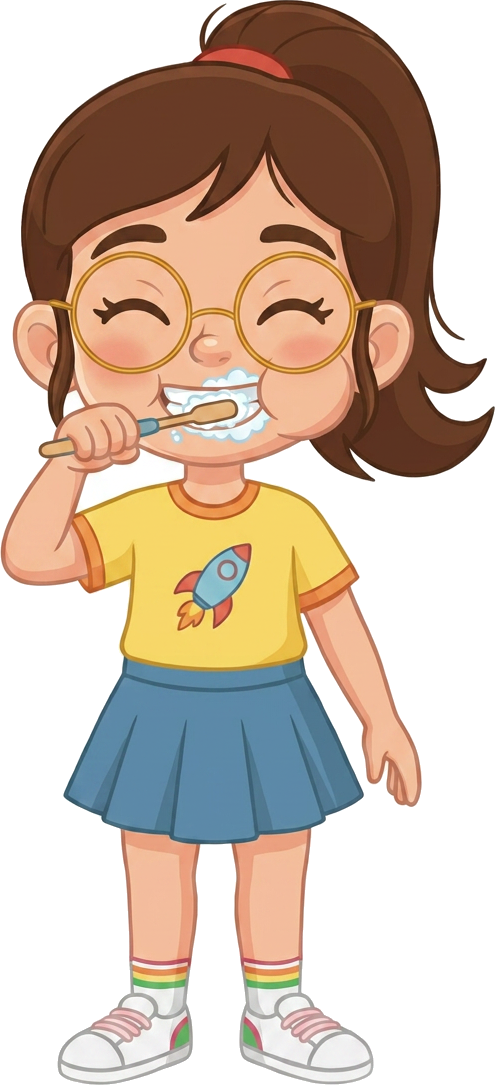
#> input picture SPT/ENG/GRADE1/POSES/ATE/brushing.png, 495 x 1085 px
$ python -i audit.py   (imports and definitions only)
#> lines starting #> are read from the running program, lines starting #| are printed output that depends on the picture
#!/usr/bin/env python3
"""Audit every English lesson (Grade 1-3) and say what each one needs.

Scans <ENG>/GRADE*/Q*/WEEK*/DAY*/INTERACTIVE/index.html and checks the things
that broke the old lessons: pictures that do not exist, faded pictures used as
content, broken or macOS-junk audio paths, pop-ups, phonetic spellings, long
adult sentences, too few slides, no rebuild yet. It also pulls out the words,
titles and story lines it can find so the agent rewriting the lesson has the
old content in one place.

  export SPT_ENG_ROOT="/Volumes/SPT Externa/ALL MODULES/ENG"   # or leave unset for repo SPT/ENG
  python3 tools/audit.py                # writes AUDIT_REPORT.md + AUDIT_REPORT.json at the repo root
  python3 tools/audit.py GRADE1/Q1      # only part of the tree
"""
import json
import os
import re
import sys

ROOT = os.path.dirname(os.path.dirname(os.path.abspath(__file__)))
ENG = os.environ.get("SPT_ENG_ROOT") or os.path.join(ROOT, "SPT", "ENG")

try:
    from PIL import Image, ImageStat
except ImportError:          # the audit still runs, it just cannot spot faded pictures
    Image = None

MEDIA_RE = re.compile(r"""(?:\.\./)*(?:[\w-]+/)*media/[\w.\-/]+\.(?:png|jpe?g|webp)""", re.I)
AUDIO_RE = re.compile(r"""speech/[^"'`\s)]+\.(?:mp3|wav)""", re.I)
PAIR_RE = re.compile(r"""["']?(word|title|label|caption|text|line|desc|verse|storyTitle)["']?\s*:\s*["']([^"'\n]{2,160})["']""")
TEXT_RE = re.compile(r"""(?:word|title|label|caption|text|mean|meaning|desc|sub|line|prompt|model|ask)\s*["']?\s*:\s*["']([^"'\n]{2,200})["']""")
EMOJI_RE = re.compile("[\U0001F300-\U0001FAFF☀-➿]")


def faded(path):
    """True for washed-out background art (low saturation and low contrast)."""
#> called with path = '../SPT/ENG/GRADE1/POSES/ATE/brushing.png'
    if not Image:
        return False
    try:
        import warnings
        warnings.filterwarnings("ignore")
        im = Image.open(path).convert("RGB")
        im.thumbnail((200, 200))
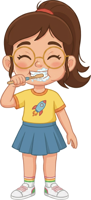
#> im: PIL image 91x200 RGB; mean R, G, B 205.7, 186.3, 170.2
        hsv = im.convert("HSV")
#> hsv: PIL image 91x200 HSV; mean H, S, V 23.2, 70.3, 211.5
        sat = ImageStat.Stat(hsv).mean[1] / 255
#> sat = 0.276
        con = ImageStat.Stat(im.convert("L")).stddev[0] / 255
#> con = 0.273
        return sat < 0.16 and con < 0.17
    except Exception:
        return False


# [62 lines left out: function audit_day, not called in this run]


AGE = {"1": 6, "2": 7, "3": 8}


def slug(t):
    return re.sub(r"[^a-z0-9]+", "-", t.lower()).strip("-")[:40] or "picture"


# [96 lines left out: functions draft_pictures, write_picture_guide, main, not called in this run]


# [2 lines not run here, left out]

>>> result = faded('../SPT/ENG/GRADE1/POSES/ATE/brushing.png')
#> result = False

$ run again, on SPT/ENG/GRADE1/POSES/BUNSO/clapping.png
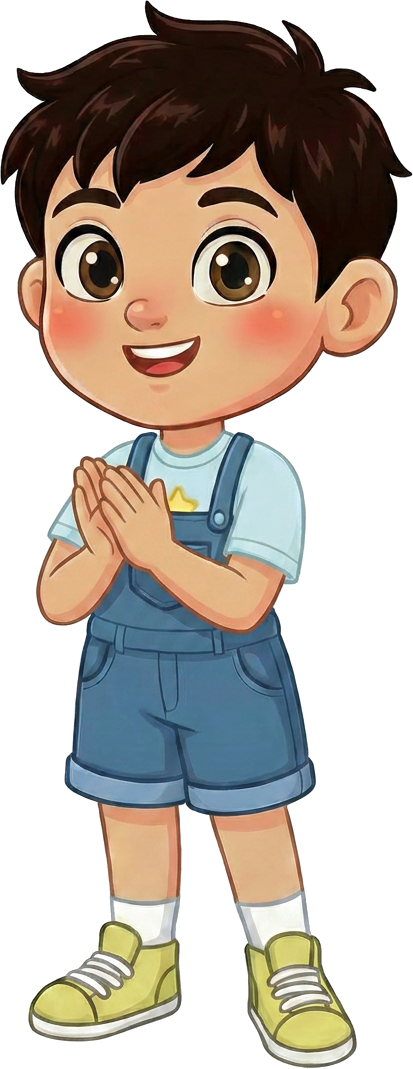
#> input picture SPT/ENG/GRADE1/POSES/BUNSO/clapping.png, 413 x 1069 px
#> in faded, `im.thumbnail((200, 200))`:
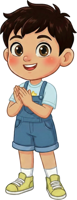
#> im: PIL image 77x200 RGB; mean R, G, B 186.5, 176.9, 167.1
#> hsv: PIL image 77x200 HSV; mean H, S, V 30.7, 69.3, 194.6
#> sat = 0.272
#> con = 0.322
#> result = False

$ run again, on SPT/ENG/GRADE1/POSES/BUNSO/drawing.png
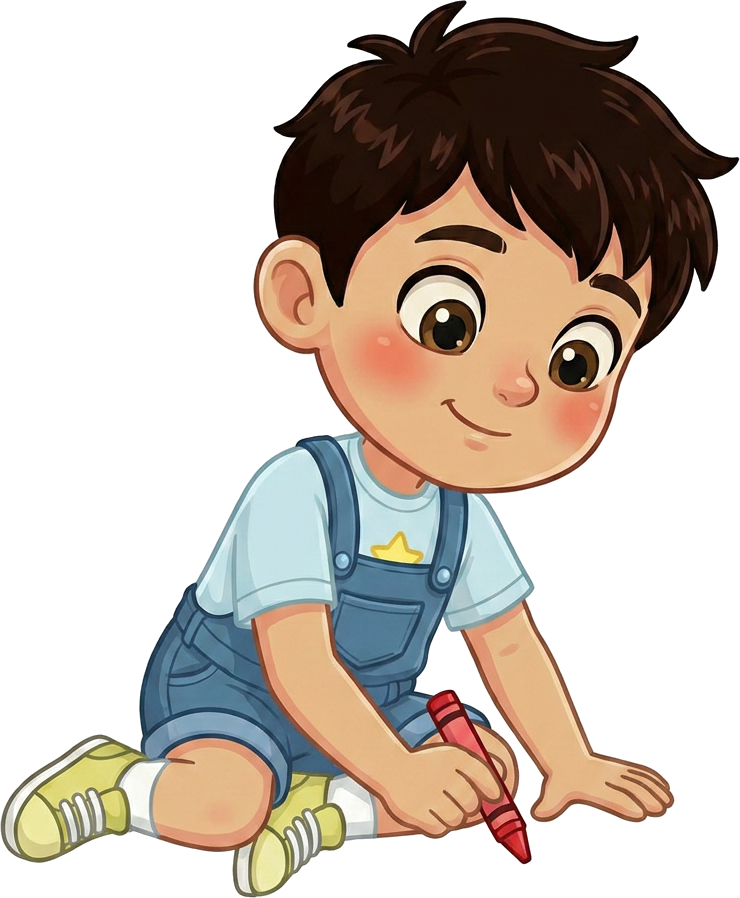
#> input picture SPT/ENG/GRADE1/POSES/BUNSO/drawing.png, 740 x 898 px
#> in faded, `im.thumbnail((200, 200))`:
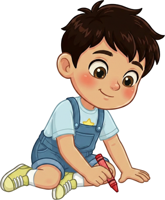
#> im: PIL image 165x200 RGB; mean R, G, B 201.1, 191.1, 181.9
#> hsv: PIL image 165x200 HSV; mean H, S, V 23.2, 58.5, 206.1
#> sat = 0.229
#> con = 0.32
#> result = False

$ run again, on SPT/ENG/GRADE1/POSES/KUYA/carrying_bag.png
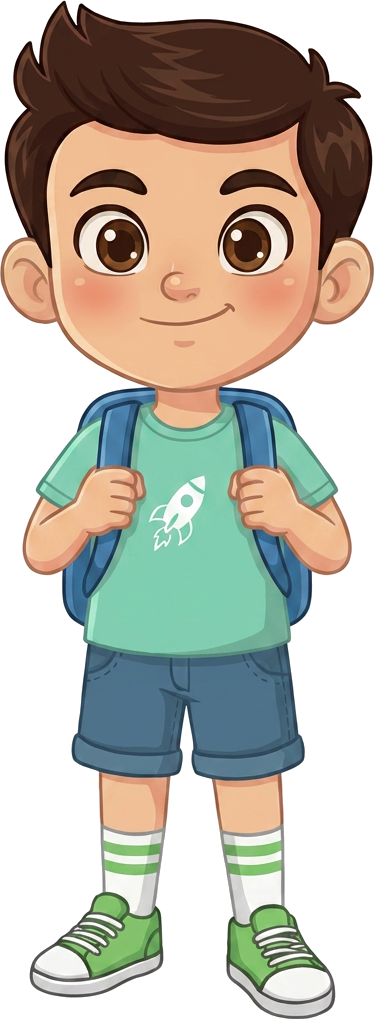
#> input picture SPT/ENG/GRADE1/POSES/KUYA/carrying_bag.png, 374 x 1019 px
#> in faded, `im.thumbnail((200, 200))`:
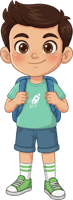
#> im: PIL image 73x200 RGB; mean R, G, B 184.7, 180.8, 168.8
#> hsv: PIL image 73x200 HSV; mean H, S, V 37, 67.6, 199.5
#> sat = 0.265
#> con = 0.286
#> result = False
